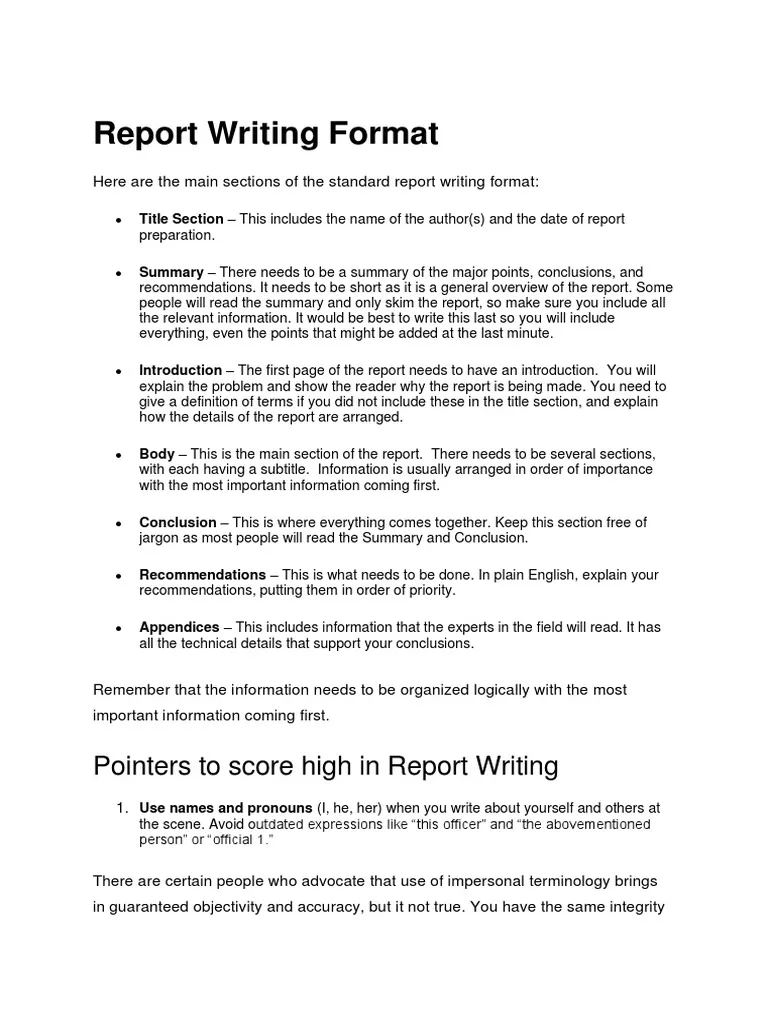
#> input picture Data_test_eng/1.webp, 768 x 1024 px
$ python -i image_proces.py   (imports and definitions only)
#> lines starting #> are read from the running program, lines starting #| are printed output that depends on the picture; after the words box and inside, x2 and y2 are one past the last pixel; in counts of white or black regions, pixels touching at a corner belong together
import cv2
import numpy as np
import logging

logger = logging.getLogger("ocr-engine")


# ──────────────────────────────────────────────
# 1. Resize — จำกัดด้านยาวไม่เกิน max_size px
# ──────────────────────────────────────────────
def resize_image(image: np.ndarray, max_size: int = 1024) -> tuple[np.ndarray, float]:
    h, w = image.shape[:2]
    longest = max(h, w)

    if longest <= max_size:
        return image.copy(), 1.0

    ratio = max_size / longest
    new_w = int(w * ratio)
    new_h = int(h * ratio)
    resized = cv2.resize(image, (new_w, new_h), interpolation=cv2.INTER_AREA)
    logger.info(f"Resized: {w}x{h} → {new_w}x{new_h} (ratio={ratio:.3f})")
    return resized, ratio


# ──────────────────────────────────────────────
# 2. Enhance — ปรับ Brightness/Contrast อัตโนมัติ
# ──────────────────────────────────────────────
def enhance_grayscale(gray: np.ndarray) -> np.ndarray:
    """
    ปรับความสว่างตามค่าเฉลี่ยของภาพ แล้วใช้ CLAHE เพิ่มความคมชัด.
    """
    mean_brightness = np.mean(gray)

    if mean_brightness < 90:
        adjusted = cv2.convertScaleAbs(gray, alpha=1.2, beta=30)
    elif mean_brightness > 200:
        adjusted = cv2.convertScaleAbs(gray, alpha=0.8, beta=-30)
    else:
        adjusted = gray

    clahe = cv2.createCLAHE(clipLimit=2.0, tileGridSize=(8, 8))
    return clahe.apply(adjusted)


# ──────────────────────────────────────────────
# 3. Edge Detection — Canny
# ──────────────────────────────────────────────
def detect_edges(image: np.ndarray) -> tuple[np.ndarray, np.ndarray]:
    """
    แปลง BGR → Grayscale → Enhance → GaussianBlur → Canny.

    Returns:
        enhanced: ภาพ grayscale ที่ enhance แล้ว
        edges:    ภาพขอบจาก Canny
    """
    gray = cv2.cvtColor(image, cv2.COLOR_BGR2GRAY)
    enhanced = enhance_grayscale(gray)
    blurred = cv2.GaussianBlur(enhanced, (5, 5), 0)
    edges = cv2.Canny(blurred, 75, 200)
    return enhanced, edges


# ──────────────────────────────────────────────
# 4. Find Document Corners — หา 4 มุมของเอกสาร
# ──────────────────────────────────────────────
def find_document_corners(
    edge_image: np.ndarray,
    min_area_ratio: float = 0.05,
) -> np.ndarray | None:
    """
    ค้นหา contour 4 มุมที่ใหญ่ที่สุดจากภาพ edge.

    Args:
        edge_image:      ภาพ edge จาก Canny
        min_area_ratio:  สัดส่วนขั้นต่ำเมื่อเทียบกับพื้นที่ภาพทั้งหมด (default 5%)

    Returns:
        approx (4,1,2) ndarray หรือ None ถ้าหาไม่เจอ
    """
    contours, _ = cv2.findContours(
        edge_image.copy(), cv2.RETR_LIST, cv2.CHAIN_APPROX_SIMPLE
    )
    # เรียงจากพื้นที่มากสุด เอา 5 ตัวแรก
    contours = sorted(contours, key=cv2.contourArea, reverse=True)[:5]

    img_h, img_w = edge_image.shape[:2]
    total_area = img_h * img_w
    min_area = total_area * min_area_ratio

    for c in contours:
        peri = cv2.arcLength(c, True)
        approx = cv2.approxPolyDP(c, 0.02 * peri, True)

        if len(approx) == 4:
            contour_area = cv2.contourArea(approx)
            if contour_area >= min_area:
                logger.info(
                    f"Document corners found — "
                    f"contour area: {contour_area:.0f} px² "
                    f"({contour_area / total_area * 100:.1f}% of image)"
                )
                return approx

    logger.info("No valid 4-corner contour found (below area threshold or not 4 corners)")
    return None


# ──────────────────────────────────────────────
# 5. Order Points — เรียงจุด 4 มุมให้ถูกลำดับ
# ──────────────────────────────────────────────
# [53 lines left out: functions order_points, four_point_transform, not called in this run]


# ──────────────────────────────────────────────
# 7. Smart Crop — ฟังก์ชันหลักที่รวมทุกอย่าง
# ──────────────────────────────────────────────
def smart_crop(image: np.ndarray) -> tuple[np.ndarray, str]:
    """
    ฟังก์ชัน Orchestrator: Resize → Edge → Find Corners → Transform.

    ถ้าหา 4 มุมไม่เจอหรือ crop แล้วได้ภาพเล็กเกินไป จะ fallback
    ไปใช้ภาพ resized ต้นฉบับแทน (ไม่เกิด Error)

    Returns:
        processed: ภาพที่ผ่านการ process แล้ว
        status:    ข้อความสถานะบอกว่าเกิดอะไรขึ้น
    """
    # Step 1: Resize
    resized, ratio = resize_image(image, max_size=1024)
    logger.info(f"[SmartCrop] Input: {image.shape[1]}x{image.shape[0]} → Resized: {resized.shape[1]}x{resized.shape[0]}")

    # Step 2: Edge Detection
    _, edges = detect_edges(resized)
    logger.info("[SmartCrop] Edge detection completed")

    # Step 3: Find Document Corners
    corners = find_document_corners(edges)

    if corners is None:
        logger.info("[SmartCrop] Fallback → using resized original (no corners found)")
        return resized, "No document edges detected — returned resized original"

    # Step 4: Perspective Transform
    try:
        cropped = four_point_transform(resized, corners)

        # Safety check: ถ้าได้ภาพเล็กเกินไป (เล็กกว่า 50px) → fallback
        ch, cw = cropped.shape[:2]
        if cw < 50 or ch < 50:
            logger.warning(f"[SmartCrop] Cropped image too small ({cw}x{ch}px) — falling back")
            return resized, "Cropped result too small — returned resized original"

        logger.info(f"[SmartCrop] Success — cropped to {cw}x{ch}px")
        return cropped, "Document detected and cropped successfully"

    except Exception as e:
        logger.error(f"[SmartCrop] Transform failed: {e} — falling back")
        return resized, f"Transform error — returned resized original"

>>> import cv2
>>> picture = cv2.imread('../Data_test_eng/1.webp')
#> picture is the input picture: shape (1024, 768, 3); mean B, G, R 240.9, 240.9, 240.9
>>> result = smart_crop(picture)
#> in smart_crop, `resized, ratio = resize_image(image, max_size=1024)`: ratio = 1
#> in enhance_grayscale, `mean_brightness = np.mean(gray)`: mean_brightness = 240.9
#> in enhance_grayscale, `adjusted = cv2.convertScaleAbs(gray, alpha=0.8, beta=-30)`:
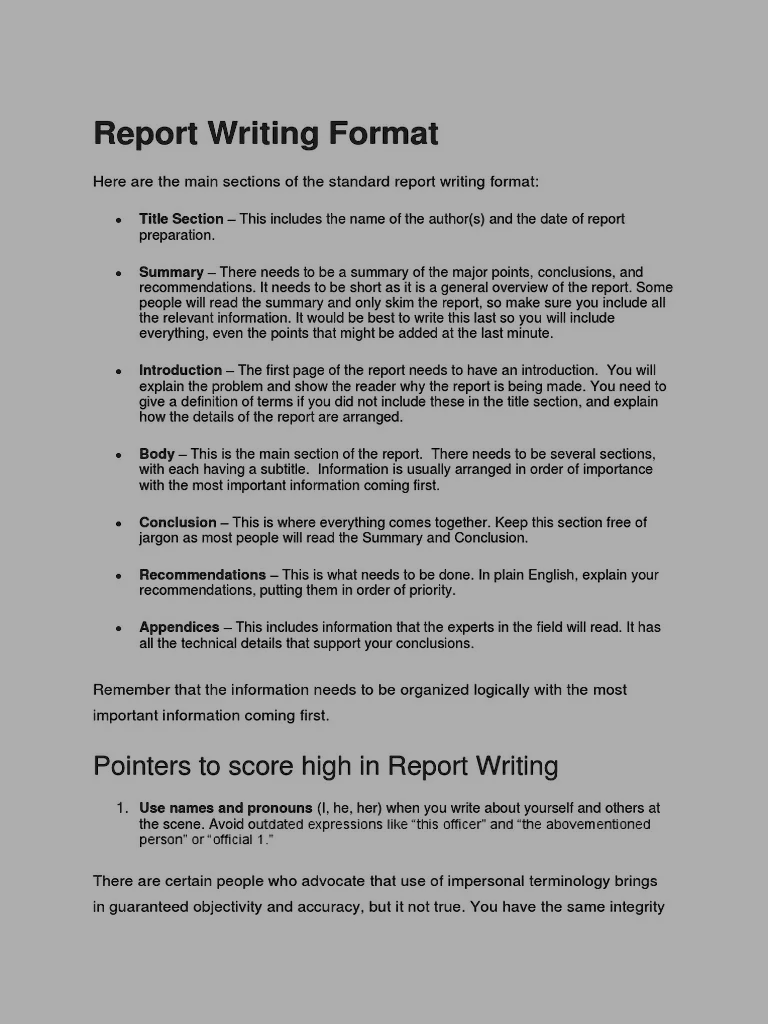
#> adjusted: shape (1024, 768); min 0, max 174, mean 163.4
#> in enhance_grayscale, `return clahe.apply(adjusted)`:
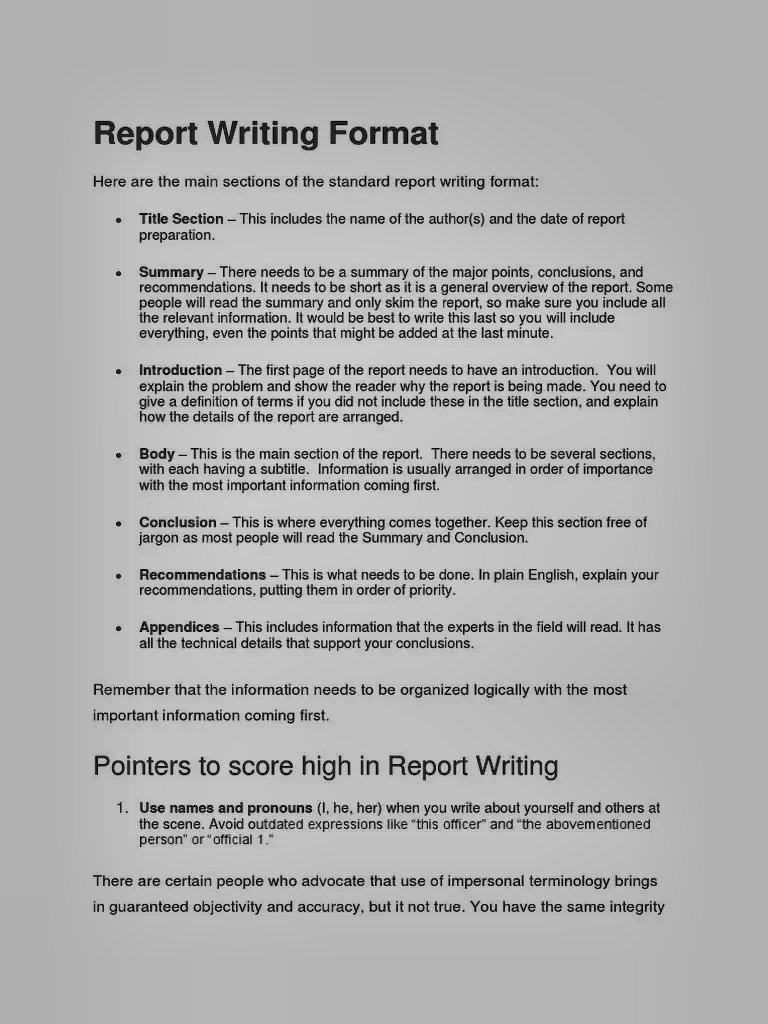
#> returned value: shape (1024, 768); min 1, max 203, mean 173.9
#> in detect_edges, `edges = cv2.Canny(blurred, 75, 200)`:
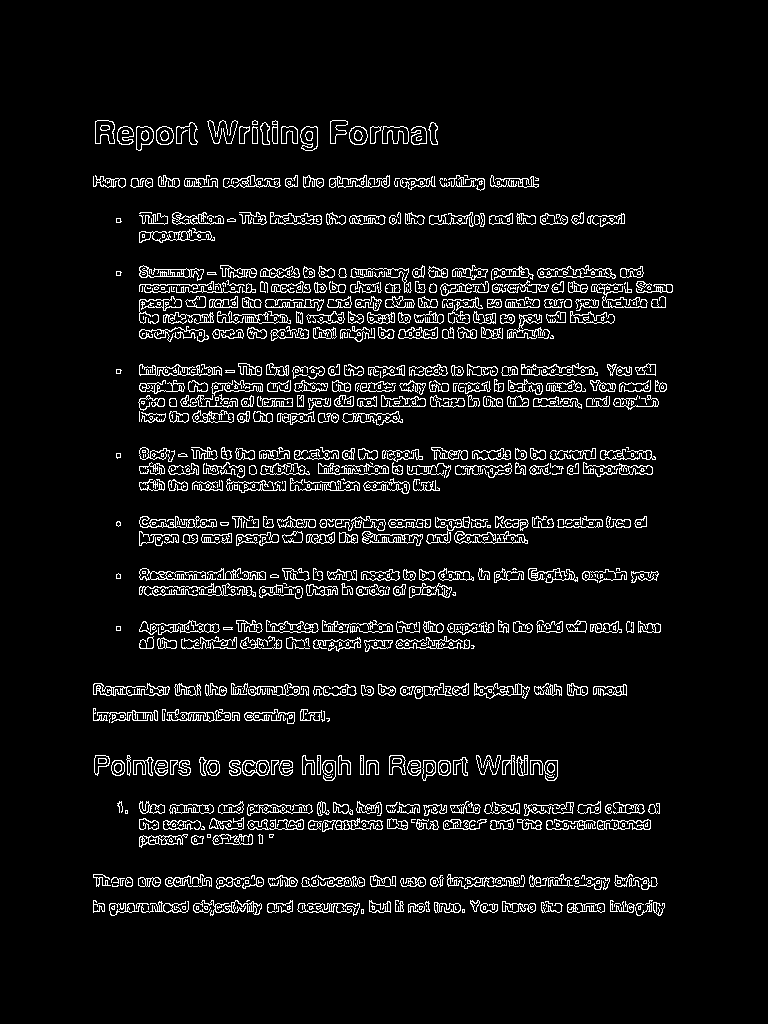
#> edges: shape (1024, 768); 6.5% white in thin lines or dots, all inside (x1, y1, x2, y2) = (93, 120, 673, 916)
#> in find_document_corners, `contours, _ = cv2.findContours( edge_image.copy(), cv2.RETR_LIST, cv2...`: contours = 2072 contours, 1288 with area under 20; largest, box (x1, y1, x2, y2) and area: (139, 568, 216, 581) 508, (362, 531, 423, 546) 480, (139, 265, 204, 281) 468, (139, 364, 222, 376) 434, (597, 819, 651, 830) 406
#> in find_document_corners, `contours = sorted(contours, key=cv2.contourArea, reverse=True)[:5]`: contours = 5 contours; box (x1, y1, x2, y2) and area: (139, 568, 216, 581) 508, (362, 531, 423, 546) 480, (139, 265, 204, 281) 468, (139, 364, 222, 376) 434, (597, 819, 651, 830) 406
#> the loop in find_document_corners, `for c in contours:` made 5 passes
#> peri on passes 1 to 5: 211.5, 160.9, 180.8, 323.9, 154.3

$ run again, on Data_test_eng/Document.jpg
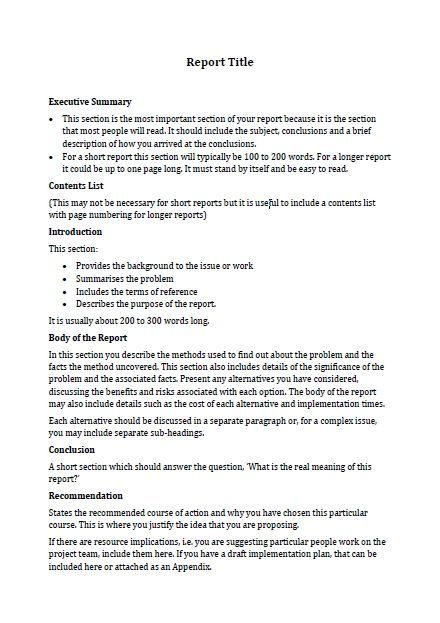
#> input picture Data_test_eng/Document.jpg, 440 x 623 px
#> picture is the input picture: shape (623, 440, 3); mean B, G, R 239.4, 239.4, 239.2
#> ratio = 1
#> mean_brightness = 239.4
#> in detect_edges, `blurred = cv2.GaussianBlur(enhanced, (5, 5), 0)`:
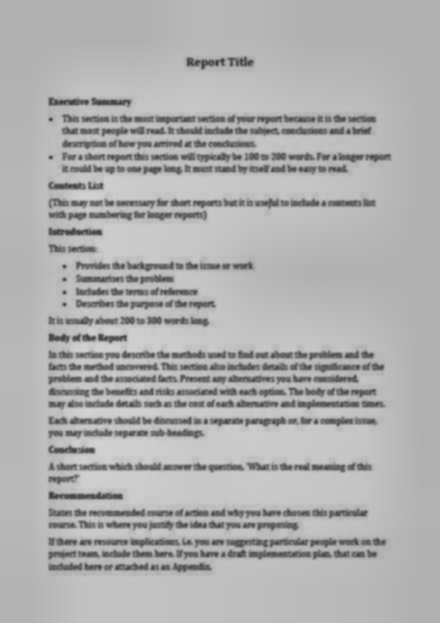
#> blurred: shape (623, 440); min 60, max 210, mean 175.2
#> in detect_edges, `edges = cv2.Canny(blurred, 75, 200)`:
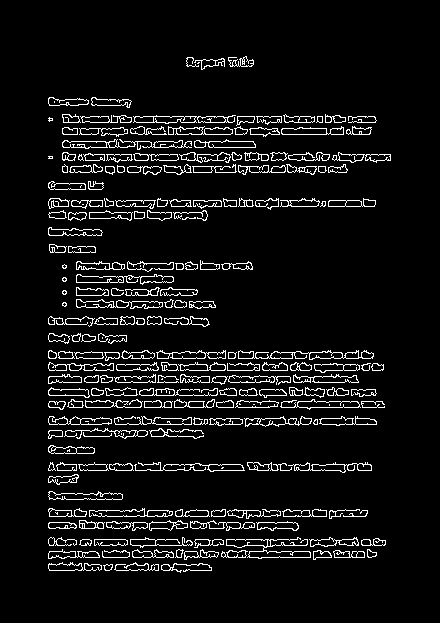
#> edges: shape (623, 440); 6.8% white in thin lines or dots, all inside (x1, y1, x2, y2) = (48, 56, 391, 573)
#> in find_document_corners, `contours, _ = cv2.findContours( edge_image.copy(), cv2.RETR_LIST, cv2...`: contours = 538 contours, 118 with area under 20; largest, box (x1, y1, x2, y2) and area: (226, 537, 311, 559) 668, (238, 350, 374, 360) 591, (133, 115, 236, 124) 518, (76, 274, 174, 285) 490, (62, 139, 192, 150) 489
#> in find_document_corners, `contours = sorted(contours, key=cv2.contourArea, reverse=True)[:5]`: contours = 5 contours; box (x1, y1, x2, y2) and area: (226, 537, 311, 559) 668, (238, 350, 374, 360) 591, (133, 115, 236, 124) 518, (76, 274, 174, 285) 490, (62, 139, 192, 150) 489
#> the loop in find_document_corners, `for c in contours:` made 5 passes
#> peri on passes 1, 3, 4: 443.7, 267.8, 285.9
